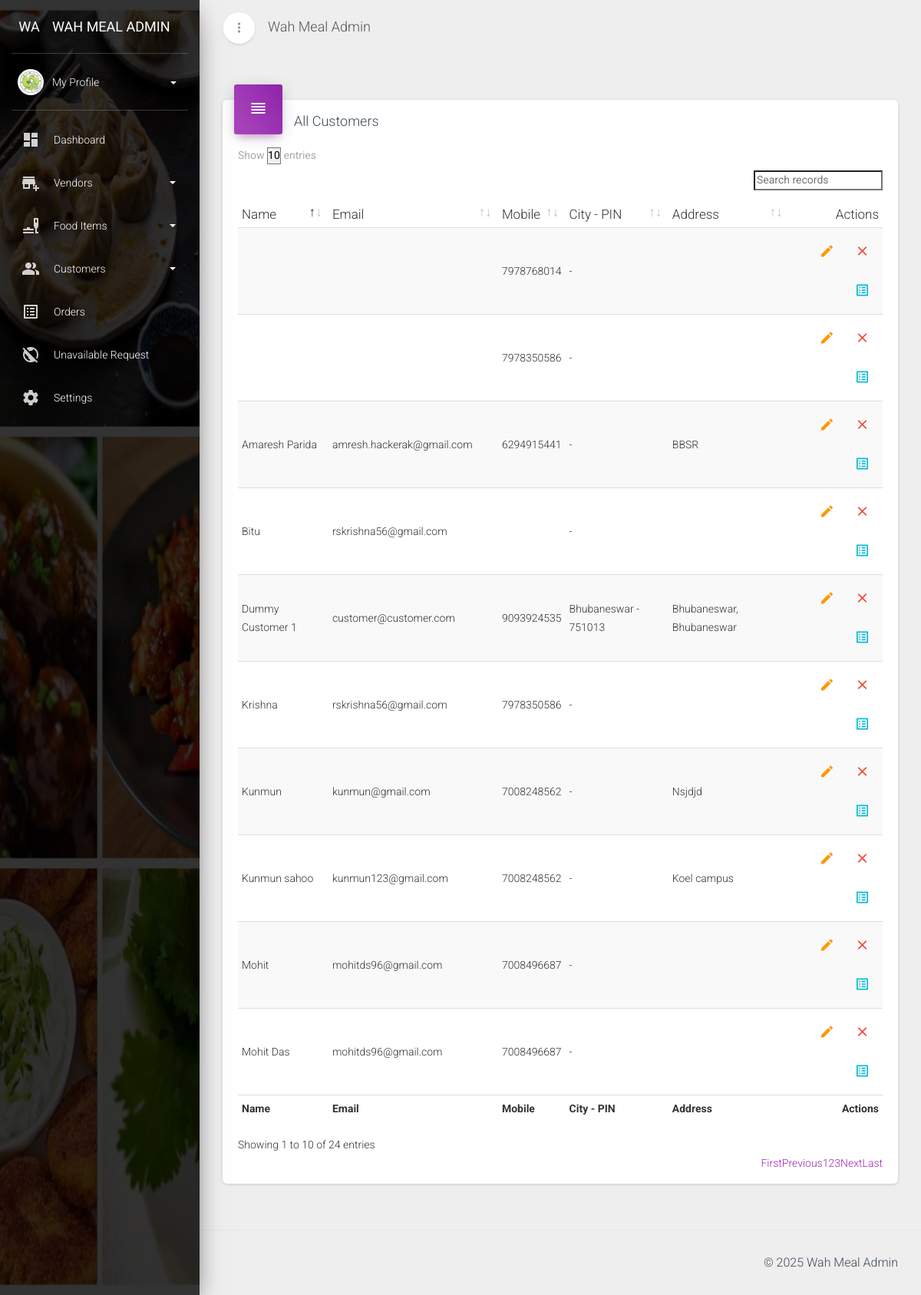
Page /admin/all-customers.php (signed in) on the committed database.
### tables this page shows
CREATE TABLE `customers` (
  `id` int(11) NOT NULL,
  `fullname` varchar(100) NOT NULL,
  `email` varchar(100) NOT NULL,
  `phone` varchar(100) NOT NULL,
  `password` varchar(100) NOT NULL,
  `lat` varchar(100) NOT NULL DEFAULT '',
  `lng` varchar(100) NOT NULL DEFAULT '',
  `city` varchar(45) DEFAULT NULL,
  `pin` int(100) DEFAULT NULL,
  `address` text DEFAULT NULL,
  `created_by` varchar(11) NOT NULL DEFAULT 'SELF',
  `created_at` datetime NOT NULL DEFAULT current_timestamp(),
  `is_active` int(2) NOT NULL DEFAULT 0,
  `active_otp` int(10) NOT NULL DEFAULT 1234,
  `is_available` int(2) NOT NULL DEFAULT 1,
  `is_deleted` int(2) NOT NULL DEFAULT 0
);

### public_html/admin/all-customers.php (the view, shortened to what this page needs)
<?php require 'header.php' ?>
      <div class="content">
        <div class="container-fluid">
          <div class="row">
            <div class="col-md-12">
              <div class="card">
                <div class="card-header card-header-primary card-header-icon">
                  <div class="card-icon">
                    <i class="material-icons">reorder</i>
                  </div>
                  <h4 class="card-title">All Customers</h4>
                </div>
                <div class="card-body">
                  <div class="material-datatables">
                    <table id="datatables" class="table table-striped table-no-bordered table-hover" cellspacing="0" width="100%" style="width:100%">
                      <thead>
                        <tr>
                          <th>Name</th>
                          <th>Email</th>
                          <th>Mobile</th>
                          <th>City - PIN</th>
                          <th>Address</th>
                          <th class="disabled-sorting text-right">Actions</th>
                        </tr>
                      </thead>
                      <tfoot>
                        <tr>
                          <th>Name</th>
                          <th>Email</th>
                          <th>Mobile</th>
                          <th>City - PIN</th>
                          <th>Address</th>
                          <th class="disabled-sorting text-right">Actions</th>
                        </tr>
                      </tfoot>
                      <tbody>
                      <?php
                        $sql = "SELECT * FROM `customers` WHERE `is_deleted` = '0' ";
                        $result = $conn->query($sql);
                        if ($result->num_rows > 0) {
                        while($row = $result->fetch_assoc()){
                    ?>
                        <tr>
                          <td><?php echo $row['fullname']; ?></td>
                          <td><?php echo $row['email']; ?></td>
                          <td><?php echo $row['phone']; ?></td>
                          <td><?php echo $row['city'] .' - '. $row['pin']; ?></td>
                          <td><?php echo $row['address']; ?></td>
                          <td class="text-right">
                            <a href="edit-customer.php?editcustomer=<?php echo $row['id']; ?>" class="btn btn-link btn-warning btn-just-icon edit"><i class="material-icons">create</i></a>
                            <a href="?delcustomer=<?php echo $row['id']; ?>" class="btn btn-link btn-danger btn-just-icon remove"><i class="material-icons">close</i></a>
                            <a title="View Orders" href="all-orders.php?fetchByCustomer=<?php echo $row['id']; ?>" class="btn btn-link btn-info btn-just-icon edit"><i class="material-icons">list_alt</i></a>
                          </td>
                        </tr>
                      <?php
                        } }
                        else{
                         echo "<tr>
                         <td colspan='9' class='text-center'>No Customer Found</td>
                         </tr>";
                        }
                        ?>
                      </tbody>
                    </table>
                  </div>
                </div>
              </div>
            </div>
          </div>
        </div>
      </div>
<?php require 'footer.php' ?>

### rows in the picture
customers: fullname "Dummy Customer 1", email "customer@customer.com", phone "9093924535", city "Bhubaneswar", pin "751013", address "Bhubaneswar, Bhubaneswar"
customers: fullname "Amaresh Parida", email "amresh.hackerak@gmail.com", phone "6294915441", address "BBSR"
customers: fullname "Kunmun sahoo", email "kunmun123@gmail.com", phone "7008248562", address "Koel campus"
customers: fullname "Bitu", email "rskrishna56@gmail.com"
customers: fullname "Kunmun", email "kunmun@gmail.com", phone "7008248562", address "Nsjdjd"
customers: fullname "Mohit", email "mohitds96@gmail.com", phone "7008496687"
customers: fullname "Mohit Das", email "mohitds96@gmail.com", phone "7008496687"
customers: phone "7978768014"
customers: fullname "Krishna", email "rskrishna56@gmail.com", phone "7978350586"
customers: phone "7978350586"
